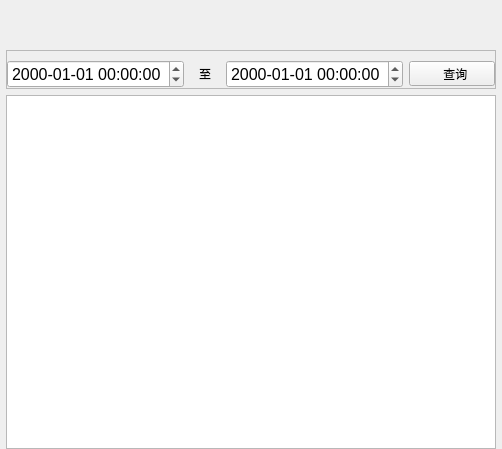
<?xml version="1.0" encoding="UTF-8"?>
<ui version="4.0">
 <class>chatlog</class>
 <widget class="QWidget" name="chatlog">
  <property name="geometry">
   <rect>
    <x>0</x>
    <y>0</y>
    <width>502</width>
    <height>449</height>
   </rect>
  </property>
  <property name="windowTitle">
   <string>Form</string>
  </property>
  <layout class="QVBoxLayout" name="verticalLayout_3">
   <property name="leftMargin">
    <number>0</number>
   </property>
   <property name="topMargin">
    <number>0</number>
   </property>
   <property name="rightMargin">
    <number>0</number>
   </property>
   <property name="bottomMargin">
    <number>0</number>
   </property>
   <item>
    <spacer name="horizontalSpacer">
     <property name="orientation">
      <enum>Qt::Horizontal</enum>
     </property>
     <property name="sizeHint" stdset="0">
      <size>
       <width>40</width>
       <height>25</height>
      </size>
     </property>
    </spacer>
   </item>
   <item>
    <spacer name="horizontalSpacer_2">
     <property name="orientation">
      <enum>Qt::Horizontal</enum>
     </property>
     <property name="sizeHint" stdset="0">
      <size>
       <width>40</width>
       <height>25</height>
      </size>
     </property>
    </spacer>
   </item>
   <item>
    <layout class="QVBoxLayout" name="verticalLayout_2">
     <property name="leftMargin">
      <number>6</number>
     </property>
     <property name="rightMargin">
      <number>6</number>
     </property>
     <item>
      <widget class="QFrame" name="frame">
       <property name="frameShape">
        <enum>QFrame::StyledPanel</enum>
       </property>
       <property name="frameShadow">
        <enum>QFrame::Raised</enum>
       </property>
       <layout class="QVBoxLayout" name="verticalLayout">
        <property name="leftMargin">
         <number>0</number>
        </property>
        <property name="topMargin">
         <number>9</number>
        </property>
        <property name="rightMargin">
         <number>0</number>
        </property>
        <property name="bottomMargin">
         <number>0</number>
        </property>
        <item>
         <layout class="QHBoxLayout" name="horizontalLayout">
          <property name="spacing">
           <number>6</number>
          </property>
          <item>
           <widget class="QDateTimeEdit" name="dateTimeEditBeginTime">
            <property name="font">
             <font>
              <pointsize>12</pointsize>
             </font>
            </property>
            <property name="displayFormat">
             <string>yyyy-MM-dd hh:mm:ss</string>
            </property>
           </widget>
          </item>
          <item>
           <widget class="QLabel" name="label">
            <property name="maximumSize">
             <size>
              <width>30</width>
              <height>16777215</height>
             </size>
            </property>
            <property name="text">
             <string>至</string>
            </property>
            <property name="alignment">
             <set>Qt::AlignCenter</set>
            </property>
           </widget>
          </item>
          <item>
           <widget class="QDateTimeEdit" name="dateTimeEditEndTime">
            <property name="font">
             <font>
              <pointsize>12</pointsize>
             </font>
            </property>
            <property name="displayFormat">
             <string>yyyy-MM-dd hh:mm:ss</string>
            </property>
           </widget>
          </item>
          <item>
           <widget class="QPushButton" name="pushButtonSelect">
            <property name="minimumSize">
             <size>
              <width>0</width>
              <height>25</height>
             </size>
            </property>
            <property name="maximumSize">
             <size>
              <width>100</width>
              <height>25</height>
             </size>
            </property>
            <property name="text">
             <string>  查询</string>
            </property>
            <property name="icon">
             <iconset resource="../../res.qrc">
              <normaloff>:/image/image/search.png</normaloff>:/image/image/search.png</iconset>
            </property>
            <property name="iconSize">
             <size>
              <width>32</width>
              <height>32</height>
             </size>
            </property>
           </widget>
          </item>
         </layout>
        </item>
       </layout>
      </widget>
     </item>
     <item>
      <widget class="QTextBrowser" name="textBrowserLog"/>
     </item>
    </layout>
   </item>
  </layout>
 </widget>
 <tabstops>
  <tabstop>pushButtonSelect</tabstop>
  <tabstop>dateTimeEditEndTime</tabstop>
  <tabstop>dateTimeEditBeginTime</tabstop>
  <tabstop>textBrowserLog</tabstop>
 </tabstops>
 <resources>
  <include location="../../res.qrc"/>
 </resources>
 <connections/>
</ui>
